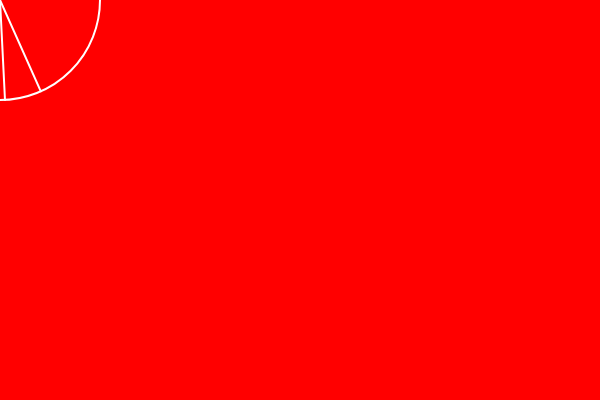
Frame 1 (no input)
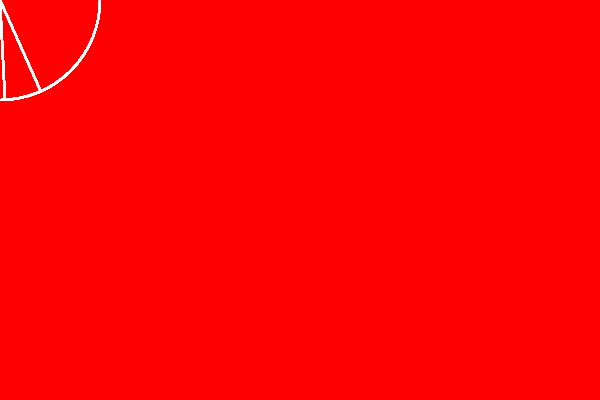
Frame 60 (no input)
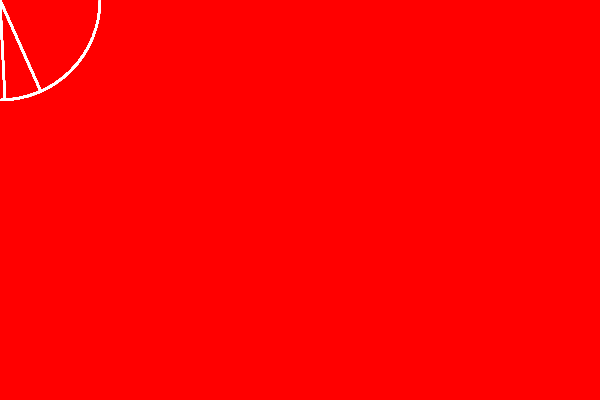
Frame 120 (the mouse pressed at the canvas centre since frame 60)

The p5.js sketch that drew these frames (run headless with seeded random() and noise() and a simulated clock; from frame 60 on, the mouse is pressed at the canvas centre):

// p5.js sketch
// ── sketch.js
// Fourier Series
// Daniel Shiffman
// https://thecodingtrain.com/CodingChallenges/125-fourier-series.html
// https://youtu.be/Mm2eYfj0SgA
// https://editor.p5js.org/codingtrain/sketches/SJ02W1OgV

let time = 0;
let wave = [];
let canvasWidth = 600;
let canvasHeight = 400;
let radius = 100;

let slider;

function setup() {
  //square canvas and slider
  createCanvas(canvasWidth, canvasHeight);
  slider = createSlider(1, 10, 5);
  background('red');
}

function draw() {


//draw a circle
beginShape();
  //translate(canvasWidth/3,canvasHeight/3);
  //PI = C/d => C = Pi * d = PI * 2 * r  
  noFill();
  stroke("white");
  strokeWeight(2);
  ellipse(0, 0, 2 * radius);
  //line(0, 0, radius, 5 )
  line(0, 0, 5, radius );

  //The angle of the arc = central angle = time
  // On a unit circle, cos(theta) = adjacent/hypotenuse = adj/radius = x/1 = x.  So a circle of r radius x = r cos(theta)
  // On a unit circle sin(theta) = opposite/hypotenuse = opp/radius = y/1 = y.  So a circle of r radius y = r sin(theta)
  //normalize by radius: multiply. 
  let x = radius * cos(20);
  let y = radius * sin(20);
  line(0, 0, x, y);

endShape();

//draw the rotating radius with a dot at the end. 
beginShape();
  fill("white");
  //line(0, 0, radius, radius)
endShape();

}
